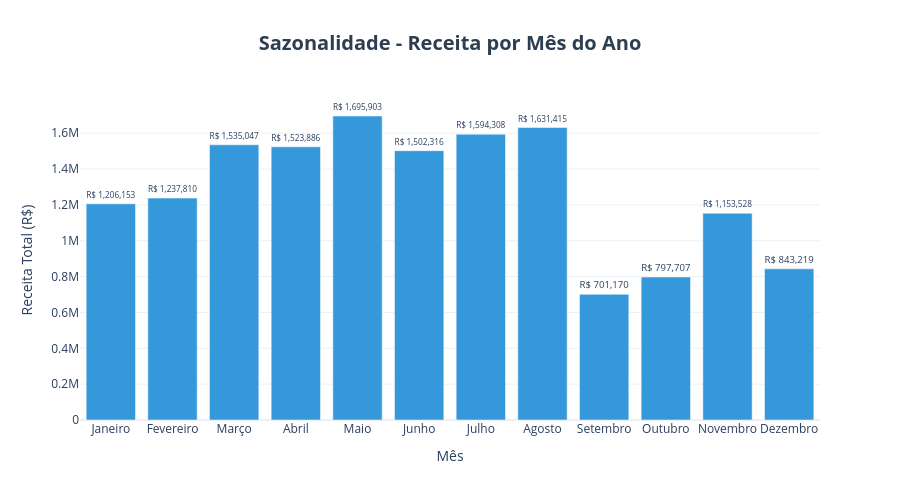

The notebook cell this image was saved under:
### Markdown cell above
---

## Gráfico 3: Sazonalidade

### Code cell
# ============================================================================
# GRÁFICO DE SAZONALIDADE - ACUMULADO MES A MES
# ============================================================================

# Extrair mês (1-12) da data de compra
df_receita_entregue['mes_numero'] = df_receita_entregue['order_purchase_timestamp'].dt.month

df_sazonalidade = df_receita_entregue.groupby('mes_numero').agg({
    'payment_value': 'sum',
    'order_id': 'nunique'
    }).reset_index()
# Renomear colunas
df_sazonalidade.columns = ['mes_numero', 'receita_total', 'total_pedidos']

# Calcular ticket médio
df_sazonalidade['ticket_medio'] = df_sazonalidade['receita_total'] / df_sazonalidade['total_pedidos']

# Adicionar nome do mês (número para text)
meses_nomes = {
    1: 'Janeiro', 2: 'Fevereiro', 3: 'Março', 4: 'Abril',
    5: 'Maio', 6: 'Junho', 7: 'Julho', 8: 'Agosto',
    9: 'Setembro', 10: 'Outubro', 11: 'Novembro', 12: 'Dezembro'
}
df_sazonalidade['mes_nome'] = df_sazonalidade['mes_numero'].map(meses_nomes)

# Reordenar colunas para melhor visualização
df_sazonalidade = df_sazonalidade[['mes_numero', 'mes_nome', 'receita_total', 'total_pedidos', 'ticket_medio']]

display(df_sazonalidade)

# Identificar melhor e pior mês
melhor_mes = df_sazonalidade.loc[df_sazonalidade['receita_total'].idxmax()]
pior_mes = df_sazonalidade.loc[df_sazonalidade['receita_total'].idxmin()]

print()
print(f"Melhor Mês: {melhor_mes['mes_nome']}")
print(f"Receita Total: R$ {melhor_mes['receita_total']:,.2f}")
print(f"Pedidos: {melhor_mes['total_pedidos']:,}")
print(f"Ticket Médio: R$ {melhor_mes['ticket_medio']:.2f}")
print()
print(f"Pior Mês: {pior_mes['mes_nome']}")
print(f"Receita Total: R$ {pior_mes['receita_total']:,.2f}")
print(f"Pedidos: {pior_mes['total_pedidos']:,}")
print(f"Ticket Médio: R$ {pior_mes['ticket_medio']:.2f}")
print()

# Criar figura
fig = go.Figure()

# Agora quero testar um gráfico de barras
fig.add_trace(go.Bar(
    x=df_sazonalidade['mes_nome'],
    y=df_sazonalidade['receita_total'],
    marker_color='#3498db',  # Azul
    text=df_sazonalidade['receita_total'],
    texttemplate='R$ %{text:,.0f}',
    textposition='outside',
# Tooltip personalizado novamente, acho que agrega bastante
    customdata=df_sazonalidade[['total_pedidos', 'ticket_medio']],
    hovertemplate=(
        '<b>%{x}</b><br>' +
        'Receita Total: R$ %{y:,.2f}<br>' +
        'Pedidos: %{customdata[0]:,}<br>' +
        'Ticket Médio: R$ %{customdata[1]:.2f}' +
        '<extra></extra>'
    )
))

# Configurar layout
fig.update_layout(
    title={
        'text': '<b>Sazonalidade - Receita por Mês do Ano</b>',
        'x': 0.5,
        'xanchor': 'center',
        'font': {'size': 20, 'color': '#2c3e50'}
    },
    xaxis_title='Mês',
    yaxis_title='Receita Total (R$)',
    template='plotly_white',
    height=500,
    showlegend=False,
    
    # Se não colocar isso, o hover esta ficando azul, ainda não encontrei o motivo
    hoverlabel=dict(
        bgcolor="white",        # Fundo branco
        font_size=14,           # Tamanho da fonte
        font_family="Arial",    # Fonte
        font_color="black"      # Texto preto
    )
)

# Mostrar
fig.show()

# Salvar o gráfico como HTML
caminho_grafico = FIGURES_PATH / "sazonalidade.html"
fig.write_html(caminho_grafico)

print(f"Gráfico salvo em: {caminho_grafico}")
print()

### Figure 1 — Plotly figure (JSON) as saved in the notebook; plotly's stock layout.template omitted (floating-point values rounded to 4 significant figures)
{"data": [{"customdata": [[7819, 154.3], [8208, 150.8], [9549, 160.8], [9101, 167.4], [10295, 164.7], [9234, 162.7], [10031, 158.9], [10544, 154.7], [4150, 169.0], [4743, 168.2], [7289, 158.3], [5514, 152.9]], "hovertemplate": "<b>%{x}</b><br>Receita Total: R$ %{y:,.2f}<br>Pedidos: %{customdata[0]:,}<br>Ticket Médio: R$ %{customdata[1]:.2f}<extra></extra>", "marker": {"color": "#3498db"}, "text": [1206000.0, 1238000.0, 1535000.0, 1524000.0, 1696000.0, 1502000.0, 1594000.0, 1631000.0, 701200.0, 797700.0, 1154000.0, 843200.0], "textposition": "outside", "texttemplate": "R$ %{text:,.0f}", "type": "bar", "x": ["Janeiro", "Fevereiro", "Março", "Abril", "Maio", "Junho", "Julho", "Agosto", "Setembro", "Outubro", "Novembro", "Dezembro"], "y": [1206000.0, 1238000.0, 1535000.0, 1524000.0, 1696000.0, 1502000.0, 1594000.0, 1631000.0, 701200.0, 797700.0, 1154000.0, 843200.0]}], "layout": {"height": 500, "hoverlabel": {"bgcolor": "white", "font": {"color": "black", "family": "Arial", "size": 14}}, "showlegend": false, "title": {"font": {"color": "#2c3e50", "size": 20}, "text": "<b>Sazonalidade - Receita por Mês do Ano</b>", "x": 0.5, "xanchor": "center"}, "xaxis": {"title": {"text": "Mês"}}, "yaxis": {"title": {"text": "Receita Total (R$)"}}}}
